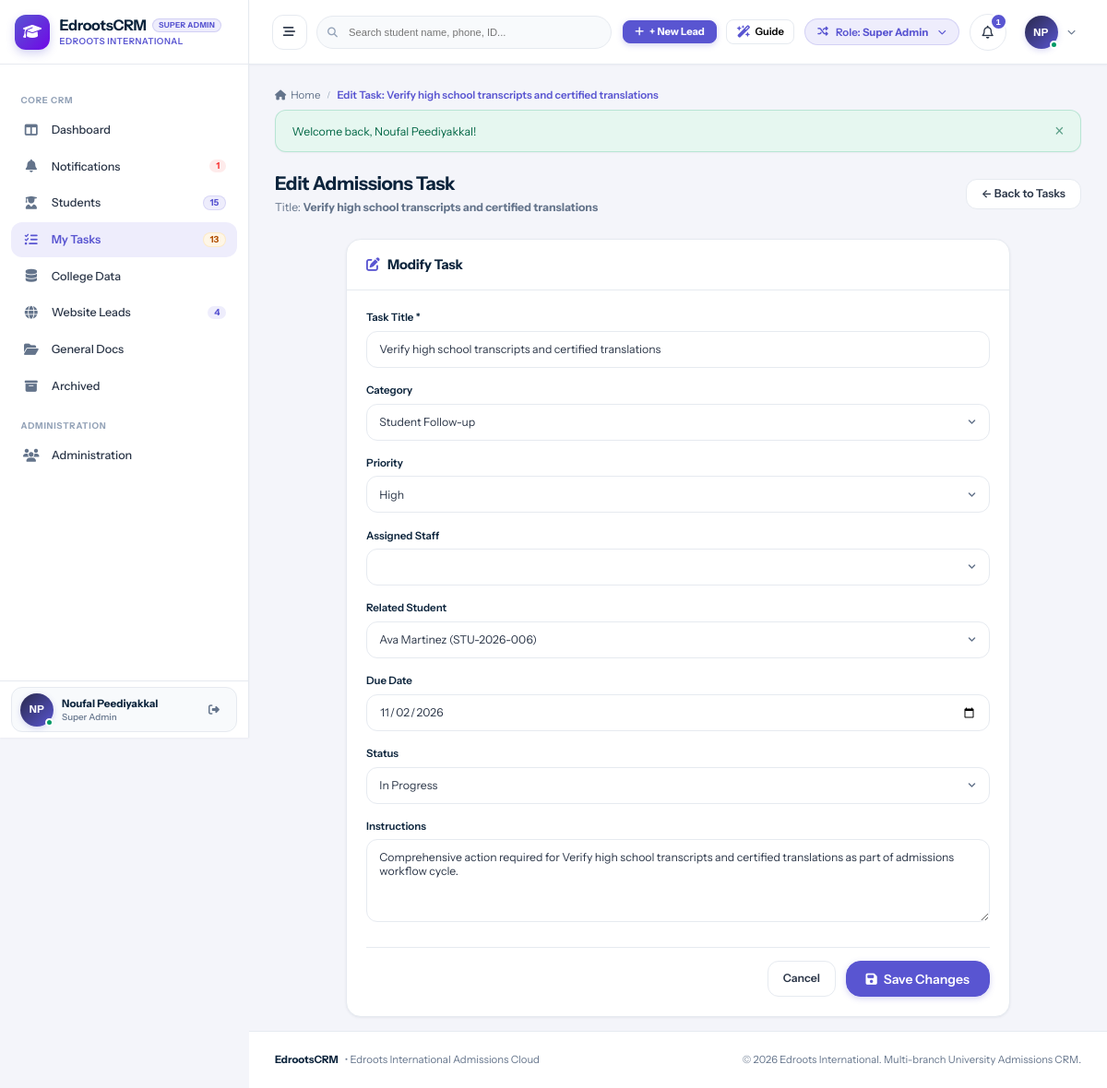
The app's page /tasks/edit.php?id=1 (signed in) with its own data.
### tables this page shows
CREATE TABLE `users` (
  `id` int(11) NOT NULL AUTO_INCREMENT,
  `branch_id` int(11) DEFAULT NULL,
  `role_id` int(11) NOT NULL,
  `manager_id` int(11) DEFAULT NULL,
  `reporting_manager_id` int(11) DEFAULT NULL,
  `name` varchar(150) NOT NULL,
  `email` varchar(150) NOT NULL,
  `password` varchar(255) NOT NULL,
  `phone` varchar(50) DEFAULT NULL,
  `designation` varchar(100) DEFAULT NULL,
  `avatar` varchar(255) DEFAULT NULL,
  `status` enum('Active','Inactive') DEFAULT 'Active',
  `created_at` datetime DEFAULT current_timestamp(),
  `updated_at` datetime DEFAULT NULL ON UPDATE current_timestamp(),
  PRIMARY KEY (`id`),
  UNIQUE KEY `email` (`email`),
  KEY `idx_branch` (`branch_id`),
  KEY `idx_role` (`role_id`),
  KEY `idx_manager` (`manager_id`)
);

CREATE TABLE `roles` (
  `id` int(11) NOT NULL AUTO_INCREMENT,
  `name` varchar(50) NOT NULL,
  `label` varchar(100) NOT NULL,
  `description` text DEFAULT NULL,
  `created_at` datetime DEFAULT current_timestamp(),
  PRIMARY KEY (`id`),
  UNIQUE KEY `name` (`name`)
);

CREATE TABLE `tasks` (
  `id` int(11) NOT NULL AUTO_INCREMENT,
  `task_title` varchar(200) NOT NULL,
  `description` text DEFAULT NULL,
  `category` enum('Student Follow-up','Document Collection','Application Completion','Admission Verification','General Task') DEFAULT 'General Task',
  `assigned_staff_id` int(11) NOT NULL,
  `student_id` int(11) DEFAULT NULL,
  `due_date` date NOT NULL,
  `priority` enum('High','Moderate','Low') DEFAULT 'Moderate',
  `status` enum('Pending','In Progress','Completed','Overdue') DEFAULT 'Pending',
  `created_at` datetime DEFAULT current_timestamp(),
  `updated_at` datetime DEFAULT current_timestamp() ON UPDATE current_timestamp(),
  PRIMARY KEY (`id`),
  KEY `fk_tasks_staff` (`assigned_staff_id`),
  KEY `fk_tasks_students` (`student_id`),
  CONSTRAINT `fk_tasks_staff` FOREIGN KEY (`assigned_staff_id`) REFERENCES `users` (`id`) ON DELETE CASCADE,
  CONSTRAINT `fk_tasks_students` FOREIGN KEY (`student_id`) REFERENCES `students` (`id`) ON DELETE SET NULL
);

CREATE TABLE `students` (
  `id` int(11) NOT NULL AUTO_INCREMENT,
  `student_code` varchar(50) NOT NULL,
  `full_name` varchar(150) NOT NULL,
  `email` varchar(150) NOT NULL,
  `mobile_number` varchar(30) NOT NULL,
  `whatsapp_number` varchar(30) DEFAULT NULL,
  `date_of_birth` date DEFAULT NULL,
  `gender` enum('Male','Female','Other') DEFAULT 'Male',
  `country` varchar(100) NOT NULL,
  `state` varchar(100) DEFAULT NULL,
  `city` varchar(100) DEFAULT NULL,
  `academic_qualification` varchar(150) DEFAULT NULL,
  `university_id` int(11) DEFAULT NULL,
  `course_id` int(11) DEFAULT NULL,
  `interested_university_text` varchar(200) DEFAULT NULL,
  `interested_course_text` varchar(200) DEFAULT NULL,
  `preferred_intake` varchar(50) DEFAULT NULL,
  `enquiry_date` date NOT NULL,
  `lead_source` varchar(100) NOT NULL,
  `assigned_staff_id` int(11) DEFAULT NULL,
  `priority_level` enum('High','Moderate','Low') DEFAULT 'Moderate',
  `stage_id` int(11) NOT NULL DEFAULT 1,
  `admission_status` enum('In Progress','On Hold','Rejected','Admission Lost','Confirmed') DEFAULT 'In Progress',
  `points_balance` int(11) DEFAULT 0,
  `additional_notes` text DEFAULT NULL,
  `created_at` datetime DEFAULT current_timestamp(),
  `updated_at` datetime DEFAULT current_timestamp() ON UPDATE current_timestamp(),
  PRIMARY KEY (`id`),
  UNIQUE KEY `student_code` (`student_code`),
  KEY `fk_students_users` (`assigned_staff_id`),
  KEY `fk_students_stages` (`stage_id`),
  KEY `fk_students_courses` (`course_id`),
  KEY `fk_students_universities` (`university_id`),
  CONSTRAINT `fk_students_courses` FOREIGN KEY (`course_id`) REFERENCES `courses` (`id`) ON DELETE SET NULL,
  CONSTRAINT `fk_students_stages` FOREIGN KEY (`stage_id`) REFERENCES `admission_stages` (`id`),
  CONSTRAINT `fk_students_universities` FOREIGN KEY (`university_id`) REFERENCES `universities` (`id`) ON DELETE SET NULL,
  CONSTRAINT `fk_students_users` FOREIGN KEY (`assigned_staff_id`) REFERENCES `users` (`id`) ON DELETE SET NULL
);

### tasks/edit.php (the view, shortened to what the rows shown need)
<?php
require_once __DIR__ . '/../config/database.php';
require_once __DIR__ . '/../config/helpers.php';
require_once __DIR__ . '/../includes/auth.php';
require_login();
$id = (int)($_GET['id'] ?? 0);
$stmt = $pdo->prepare("SELECT * FROM tasks WHERE id = ?");
$stmt->execute([$id]);
$task = $stmt->fetch();
$students = $pdo->query("SELECT id, student_code, full_name FROM students ORDER BY full_name ASC")->fetchAll();
$categories = ['Student Follow-up', 'Document Collection', 'Application Completion', 'Admission Verification', 'General Task'];
$activePage = 'tasks';
include __DIR__ . '/../includes/header.php';
?>
<div class="page-header">
  <div class="page-title-wrap">
    <h2>Edit Admissions Task</h2>
    <p>Title: <strong><?= htmlspecialchars($task['task_title']) ?></strong></p>
  </div>
</div>
<div class="card" style="max-width: 720px; margin: 0 auto;">
  <div class="card-body">
    <form method="POST" action="edit.php?id=<?= $id ?>">
      <div class="form-group">
        <label class="form-label" for="task_title">Task Title <span class="required">*</span></label>
        <input type="text" id="task_title" name="task_title" class="form-control" value="<?= htmlspecialchars($_POST['task_title'] ?? $task['task_title']) ?>" required>
      </div>
      <div class="form-row">
        <div class="form-group">
          <label class="form-label" for="category">Category</label>
          <select id="category" name="category" class="form-select">
            <?php foreach ($categories as $cat): ?>
              <option value="<?= $cat ?>" <?= (($_POST['category'] ?? $task['category']) === $cat) ? 'selected' : '' ?>><?= $cat ?></option>
            <?php endforeach; ?>
          </select>
        </div>
        <div class="form-group">
          <label class="form-label" for="priority">Priority</label>
          <select id="priority" name="priority" class="form-select">
            <?php foreach (['High', 'Moderate', 'Low'] as $p): ?>
              <option value="<?= $p ?>" <?= (($_POST['priority'] ?? $task['priority']) === $p) ? 'selected' : '' ?>><?= $p ?></option>
            <?php endforeach; ?>
          </select>
        </div>
      </div>
      <div class="form-row">
        <div class="form-group">
          <label class="form-label" for="student_id">Related Student</label>
          <select id="student_id" name="student_id" class="form-select">
            <?php foreach ($students as $stu): ?>
              <option value="<?= $stu['id'] ?>" <?= (($task['student_id']) == $stu['id']) ? 'selected' : '' ?>>
                <?= htmlspecialchars($stu['full_name']) ?> (<?= htmlspecialchars($stu['student_code']) ?>)
              </option>
            <?php endforeach; ?>
          </select>
        </div>
      </div>
      <div class="form-row">
        <div class="form-group">
          <label class="form-label" for="due_date">Due Date</label>
          <input type="date" id="due_date" name="due_date" class="form-control" value="<?= $task['due_date'] ?>" required>
        </div>
        <div class="form-group">
          <label class="form-label" for="status">Status</label>
          <select id="status" name="status" class="form-select">
            <?php foreach (['Pending', 'In Progress', 'Completed', 'Overdue'] as $s): ?>
              <option value="<?= $s ?>" <?= (($task['status']) === $s) ? 'selected' : '' ?>><?= $s ?></option>
            <?php endforeach; ?>
          </select>
        </div>
      </div>
      <div class="form-group">
        <label class="form-label" for="description">Instructions</label>
        <textarea id="description" name="description" class="form-control" rows="3"><?= htmlspecialchars($task['description'] ?? '') ?></textarea>
      </div>
    </form>
  </div>
</div>
<?php include __DIR__ . '/../includes/footer.php'; ?>

### includes/header.php (shortened to what the rows shown need)
<?php
require_once __DIR__ . '/auth.php';
$currentUser = current_user();
$unreadNotifCount = $currentUser ? get_unread_notifications_count($currentUser['id']) : 0;
$activePage = $activePage ?? '';
?>
<!DOCTYPE html>
<html lang="en">
<head>
  <link rel="stylesheet" href="https://cdnjs.cloudflare.com/ajax/libs/font-awesome/6.5.1/css/all.min.css">
  <link rel="stylesheet" href="<?= base_url('assets/css/style.css') ?>">
</head>
<body>
<div id="app-layout">
  <?php include __DIR__ . '/sidebar.php'; ?>
  <div id="main-wrapper">
    <header id="top-navbar">
      <div class="navbar-right">
        <div class="role-switcher-dropdown" style="position: relative;">
          <button type="button" class="role-switcher-btn" id="role-switcher-btn" title="Simulate different role permissions">
            <span>Role: <strong><?= htmlspecialchars($currentUser['role_label'] ?? 'Guest') ?></strong></span>
          </button>
        </div>
        <div style="position: relative;">
          <button type="button" class="notification-bell-btn" id="notif-bell-btn" title="Notifications">
            <i class="fa-regular fa-bell"></i>
            <?php if ($unreadNotifCount > 0): ?>
              <span class="notification-counter"><?= $unreadNotifCount ?></span>
            <?php endif; ?>
          </button>
        </div>
        <div style="position: relative;">
          <button type="button" class="profile-dropdown-btn" id="user-profile-btn">
            <div class="user-avatar-sm online">
              <?= user_initials($currentUser['name'] ?? 'U') ?>
            </div>
            <i class="fa-solid fa-chevron-down" style="font-size:0.65rem; color:var(--text-muted);"></i>
          </button>
        </div>
      </div>
    </header>
    <main class="content-area">

### includes/sidebar.php (shortened to what the rows shown need)
<?php
global $pdo;
$currentUser = current_user();
$activePage = $activePage ?? '';
$sidebarUnreadNotifs = 0;
try {
    if ($pdo && $currentUser) {
        $now = time();
        $useSidebarCache = !empty($_SESSION['sidebar_cache']) && ($now - ($_SESSION['sidebar_cache_time'] ?? 0) < 30);
        if ($useSidebarCache) {
            $sc = $_SESSION['sidebar_cache'];
            $sidebarActiveLeadsCount = $sc['active_leads'] ?? 0;
            $sidebarWebLeadsCount    = $sc['web_leads'] ?? 0;
            $sidebarScheduledCount   = $sc['scheduled'] ?? 0;
            $sidebarOverdueCount     = $sc['overdue'] ?? 0;
            $sidebarTodayLeadsCount  = $sc['today_leads'] ?? 0;
            $sidebarPendingLeadsCount= $sc['pending_leads'] ?? 0;
            $sidebarTotalTasks       = $sc['total_tasks'] ?? 0;
            $sidebarUnreadNotifs     = $sc['unread_notifs'] ?? 0;
        } else {
            $sidebarUnreadNotifs = get_unread_notifications_count($currentUser['id']);
        }
    }
} catch (Exception $e) {
}
?>
<aside id="sidebar">
<?php
$rawRoleLabel = $currentUser['role_label'] ?? 'Staff';
$headerRoleBadge = $rawRoleLabel;
?>
  <div class="sidebar-header" id="sidebar-brand-header">
    <a href="<?= base_url('dashboard/index.php') ?>" class="brand-wrapper">
      <div class="brand-text">
        <div class="brand-title-row">
          <h1 class="brand-title">EdrootsCRM</h1>
          <span class="sidebar-role-badge sidebar-demo-badge" title="<?= htmlspecialchars($rawRoleLabel) ?>"><?= htmlspecialchars($headerRoleBadge) ?></span>
        </div>
      </div>
    </a>
  </div>
  <nav class="sidebar-nav">
    <a href="<?= base_url('notifications/index.php') ?>" id="sidebar-nav-notifications" class="nav-item <?= ($activePage === 'notifications') ? 'active' : '' ?>">
      <div class="nav-item-content">
        <i class="fa-solid fa-bell nav-icon"></i>
        <span class="nav-label">Notifications</span>
      </div>
      <?php if ($sidebarUnreadNotifs > 0): ?>
        <span class="nav-badge badge-red" title="<?= $sidebarUnreadNotifs ?> unread / unattended notifications"><?= $sidebarUnreadNotifs ?></span>
      <?php endif; ?>
    </a>
  </nav>
  <div class="sidebar-user">
    <div class="sidebar-user-card">
      <div class="user-snippet">
        <div class="user-avatar-sm online" title="<?= htmlspecialchars($currentUser['name'] ?? 'User') ?>">
          <?= user_initials($currentUser['name'] ?? 'U') ?>
        </div>
        <div class="user-info">
          <span class="user-name" title="<?= htmlspecialchars($currentUser['name'] ?? 'User') ?>"><?= htmlspecialchars($currentUser['name'] ?? 'User') ?></span>
          <span class="user-role"><?= htmlspecialchars($currentUser['role_label'] ?? 'Staff') ?></span>
        </div>
      </div>
    </div>
  </div>
</aside>

### records on screen
users: role.label "SUPER ADMIN", id "1", name "NP", name "Noufal Peediyakkal", role.label "Super Admin"
tasks: task_title "Verify high school transcripts and certified translations", category "Student Follow-up", priority "High", student_id "Ava Martinez (STU-2026-006)", due_date "11/02/2026", status "In Progress", description "Comprehensive action required for Verify high school transcripts and certified translations as part of admissions workflow cycle."

### other values on screen
$sidebarActiveLeadsCount "15"
$sidebarTotalTasks "13"
$sidebarWebLeadsCount "4"
$pageTitle "Edit Task: Verify high school transcripts and certified translations"
$flash['message'] "Welcome back, Noufal Peediyakkal!"
